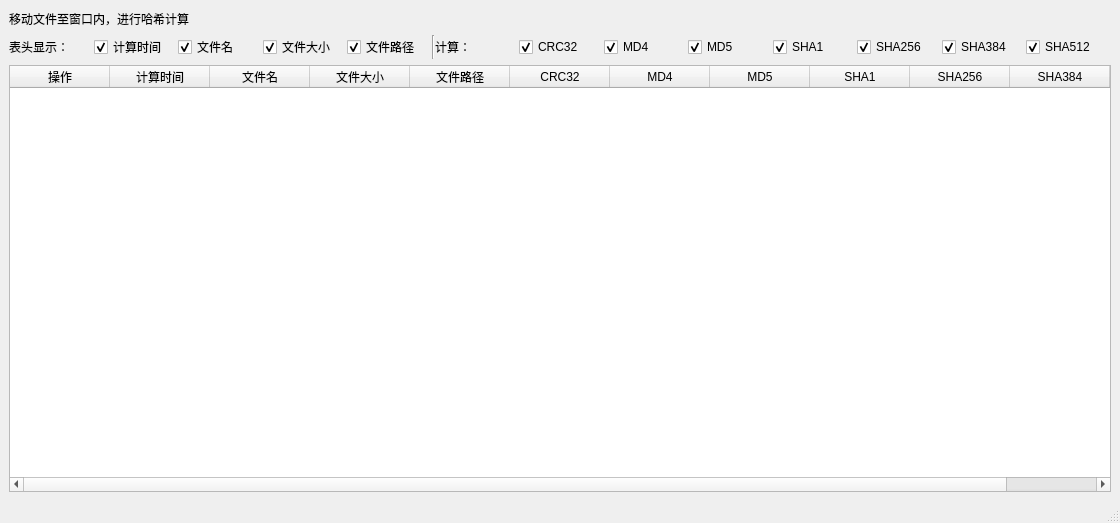
<?xml version="1.0" encoding="UTF-8"?>
<ui version="4.0">
 <class>MainWindow</class>
 <widget class="QMainWindow" name="MainWindow">
  <property name="geometry">
   <rect>
    <x>0</x>
    <y>0</y>
    <width>1120</width>
    <height>523</height>
   </rect>
  </property>
  <property name="windowTitle">
   <string>Hasher</string>
  </property>
  <widget class="QWidget" name="centralwidget">
   <layout class="QGridLayout" name="gridLayout_2">
    <item row="6" column="0" colspan="4">
     <widget class="QTableWidget" name="tableWidget">
      <column>
       <property name="text">
        <string>操作</string>
       </property>
      </column>
      <column>
       <property name="text">
        <string>计算时间</string>
       </property>
      </column>
      <column>
       <property name="text">
        <string>文件名</string>
       </property>
      </column>
      <column>
       <property name="text">
        <string>文件大小</string>
       </property>
      </column>
      <column>
       <property name="text">
        <string>文件路径</string>
       </property>
      </column>
      <column>
       <property name="text">
        <string>CRC32</string>
       </property>
      </column>
      <column>
       <property name="text">
        <string>MD4</string>
       </property>
      </column>
      <column>
       <property name="text">
        <string>MD5</string>
       </property>
      </column>
      <column>
       <property name="text">
        <string>SHA1</string>
       </property>
      </column>
      <column>
       <property name="text">
        <string>SHA256</string>
       </property>
      </column>
      <column>
       <property name="text">
        <string>SHA384</string>
       </property>
      </column>
      <column>
       <property name="text">
        <string>SHA512</string>
       </property>
      </column>
     </widget>
    </item>
    <item row="3" column="0" colspan="4">
     <layout class="QHBoxLayout" name="horizontalLayout">
      <property name="spacing">
       <number>0</number>
      </property>
      <item>
       <widget class="QLabel" name="label_2">
        <property name="text">
         <string>表头显示：</string>
        </property>
       </widget>
      </item>
      <item>
       <widget class="QCheckBox" name="checkBox_calc_time">
        <property name="text">
         <string>计算时间</string>
        </property>
        <property name="checked">
         <bool>true</bool>
        </property>
       </widget>
      </item>
      <item>
       <widget class="QCheckBox" name="checkBox_file_name">
        <property name="text">
         <string>文件名</string>
        </property>
        <property name="checked">
         <bool>true</bool>
        </property>
       </widget>
      </item>
      <item>
       <widget class="QCheckBox" name="checkBox_file_size">
        <property name="text">
         <string>文件大小</string>
        </property>
        <property name="checked">
         <bool>true</bool>
        </property>
       </widget>
      </item>
      <item>
       <widget class="QCheckBox" name="checkBox_file_path">
        <property name="text">
         <string>文件路径</string>
        </property>
        <property name="checked">
         <bool>true</bool>
        </property>
       </widget>
      </item>
      <item>
       <widget class="Line" name="line">
        <property name="orientation">
         <enum>Qt::Vertical</enum>
        </property>
       </widget>
      </item>
      <item>
       <widget class="QLabel" name="label_3">
        <property name="text">
         <string>计算：</string>
        </property>
       </widget>
      </item>
      <item>
       <widget class="QCheckBox" name="checkBox_CRC32">
        <property name="text">
         <string>CRC32</string>
        </property>
        <property name="checked">
         <bool>true</bool>
        </property>
       </widget>
      </item>
      <item>
       <widget class="QCheckBox" name="checkBox_MD4">
        <property name="text">
         <string>MD4</string>
        </property>
        <property name="checked">
         <bool>true</bool>
        </property>
       </widget>
      </item>
      <item>
       <widget class="QCheckBox" name="checkBox_MD5">
        <property name="text">
         <string>MD5</string>
        </property>
        <property name="checked">
         <bool>true</bool>
        </property>
       </widget>
      </item>
      <item>
       <widget class="QCheckBox" name="checkBox_SHA1">
        <property name="text">
         <string>SHA1</string>
        </property>
        <property name="checked">
         <bool>true</bool>
        </property>
       </widget>
      </item>
      <item>
       <widget class="QCheckBox" name="checkBox_SHA256">
        <property name="text">
         <string>SHA256</string>
        </property>
        <property name="checked">
         <bool>true</bool>
        </property>
       </widget>
      </item>
      <item>
       <widget class="QCheckBox" name="checkBox_SHA384">
        <property name="text">
         <string>SHA384</string>
        </property>
        <property name="checked">
         <bool>true</bool>
        </property>
       </widget>
      </item>
      <item>
       <widget class="QCheckBox" name="checkBox_SHA512">
        <property name="text">
         <string>SHA512</string>
        </property>
        <property name="checked">
         <bool>true</bool>
        </property>
       </widget>
      </item>
     </layout>
    </item>
    <item row="0" column="0">
     <widget class="QLabel" name="label">
      <property name="text">
       <string>移动文件至窗口内，进行哈希计算</string>
      </property>
     </widget>
    </item>
    <item row="0" column="2">
     <spacer name="horizontalSpacer">
      <property name="orientation">
       <enum>Qt::Horizontal</enum>
      </property>
      <property name="sizeHint" stdset="0">
       <size>
        <width>40</width>
        <height>20</height>
       </size>
      </property>
     </spacer>
    </item>
   </layout>
  </widget>
  <widget class="QStatusBar" name="statusbar"/>
 </widget>
 <resources/>
 <connections/>
</ui>
